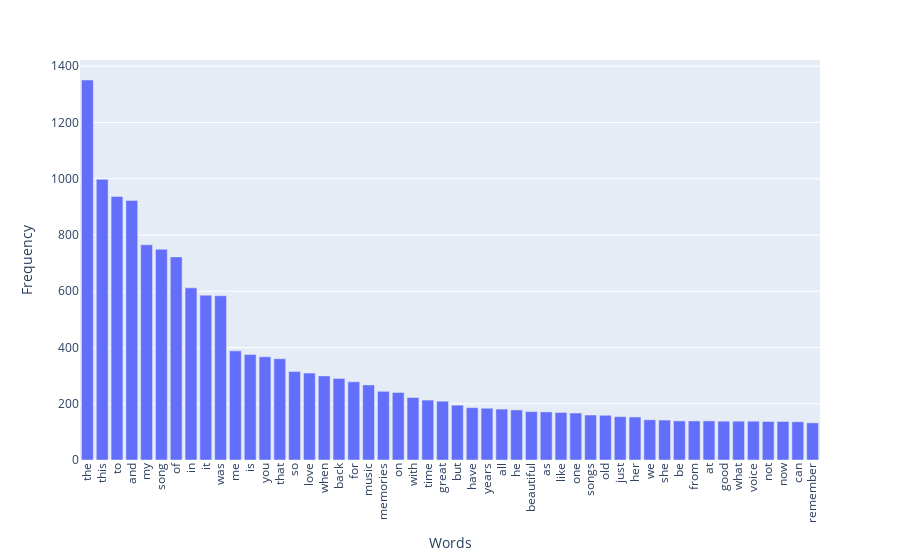

Here is the notebook cell this chart was saved with:
### Markdown cell above
### >>> **Exercise 13 (take home):**

### Code cell
# Answer here

top_n = 50  # 設定要顯示的詞彙數量
sorted_indices = np.argsort(-term_frequencies)  # 降序排列詞頻
top_indices = sorted_indices[:top_n]  # 取得前 50 個詞的索引

# 使用索引篩選出詞和對應的詞頻
top_words = count_vect.get_feature_names_out()[top_indices]
top_frequencies = term_frequencies[top_indices]


fig = px.bar(x=top_words, y=top_frequencies, labels={'x': 'Words', 'y': 'Frequency'})
fig.update_layout(xaxis_tickangle=-90)  # 將 x 軸標籤旋轉 90 度
fig.show()

### Figure 1 — Plotly figure (JSON) as saved in the notebook; plotly's stock layout.template omitted (floating-point values rounded to 4 significant figures)
{"data": [{"alignmentgroup": "True", "hovertemplate": "Words=%{x}<br>Frequency=%{y}<extra></extra>", "legendgroup": "", "marker": {"color": "#636efa", "pattern": {"shape": ""}}, "name": "", "offsetgroup": "", "orientation": "v", "showlegend": false, "textposition": "auto", "type": "bar", "x": ["the", "this", "to", "and", "my", "song", "of", "in", "it", "was", "me", "is", "you", "that", "so", "love", "when", "back", "for", "music", "memories", "on", "with", "time", "great", "but", "have", "years", "all", "he", "beautiful", "as", "like", "one", "songs", "old", "just", "her", "we", "she", "be", "from", "at", "good", "what", "voice", "not", "now", "can", "remember"], "xaxis": "x", "y": [1351, 998, 937, 923, 765, 749, 722, 612, 586, 584, 388, 375, 367, 360, 315, 309, 299, 290, 278, 267, 244, 240, 222, 213, 209, 195, 186, 184, 181, 178, 172, 171, 169, 167, 160, 159, 154, 153, 143, 142, 139, 139, 139, 138, 138, 138, 137, 137, 136, 132], "yaxis": "y"}], "layout": {"autosize": true, "barmode": "relative", "legend": {"tracegroupgap": 0}, "margin": {"t": 60}, "xaxis": {"anchor": "y", "autorange": true, "domain": [0, 1], "range": [-0.5, 49.5], "tickangle": -90, "title": {"text": "Words"}, "type": "category"}, "yaxis": {"anchor": "x", "autorange": true, "domain": [0, 1], "range": [0, 1422.0], "title": {"text": "Frequency"}, "type": "linear"}}}
